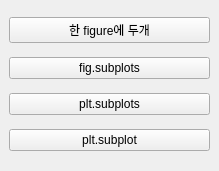
<?xml version="1.0" encoding="UTF-8"?>
<ui version="4.0">
 <class>MainWindow</class>
 <widget class="QMainWindow" name="MainWindow">
  <property name="geometry">
   <rect>
    <x>0</x>
    <y>0</y>
    <width>219</width>
    <height>171</height>
   </rect>
  </property>
  <property name="windowTitle">
   <string>MainWindow</string>
  </property>
  <widget class="QWidget" name="centralwidget">
   <layout class="QVBoxLayout" name="verticalLayout">
    <item>
     <widget class="QPushButton" name="btnDraw">
      <property name="text">
       <string>한 figure에 두개</string>
      </property>
     </widget>
    </item>
    <item>
     <widget class="QPushButton" name="btnSubplot1">
      <property name="text">
       <string>fig.subplots</string>
      </property>
     </widget>
    </item>
    <item>
     <widget class="QPushButton" name="btnSubplot2">
      <property name="text">
       <string>plt.subplots</string>
      </property>
     </widget>
    </item>
    <item>
     <widget class="QPushButton" name="btnSubplot3">
      <property name="text">
       <string>plt.subplot</string>
      </property>
     </widget>
    </item>
   </layout>
  </widget>
  <widget class="QMenuBar" name="menubar">
   <property name="geometry">
    <rect>
     <x>0</x>
     <y>0</y>
     <width>219</width>
     <height>21</height>
    </rect>
   </property>
  </widget>
 </widget>
 <resources/>
 <connections/>
</ui>
